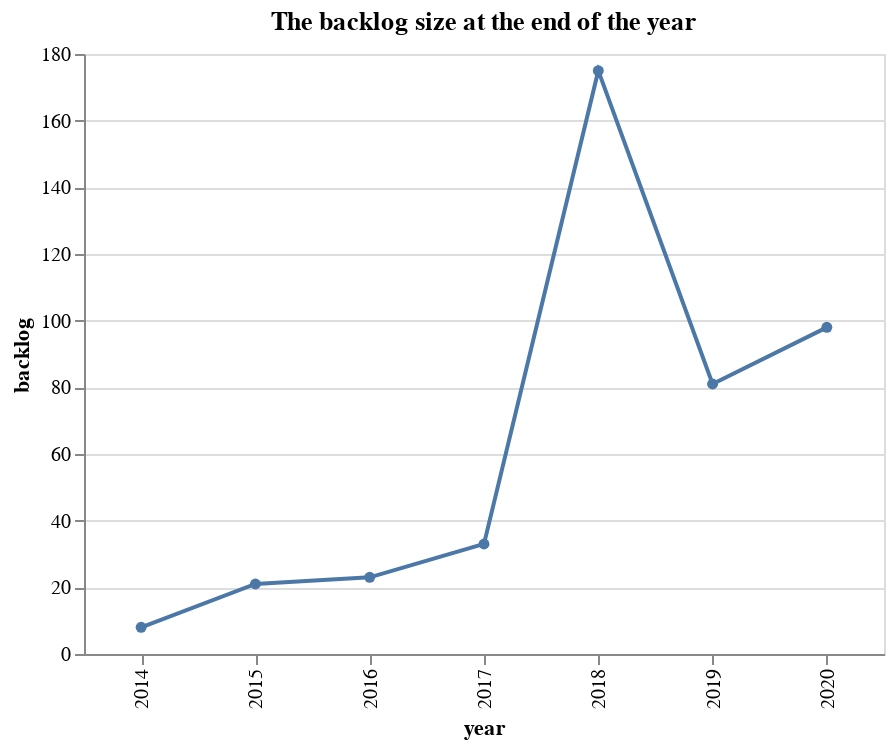

This figure's notebook cell:
### Code cell
alt.Chart(data=source, title=f'The backlog size at the end of the year'
    ).mark_line(point=True).encode(
        x='year:O',
        y='backlog'
    ).properties(
        width=400,
        height=300
    )

### Figure 1 — Vega-Lite specification as saved in the notebook (floating-point values rounded to 4 significant figures)
{"config": {"view": {"continuousWidth": 400, "continuousHeight": 300}}, "data": {"name": "data-081f69f4b7e7c9a296deb9e2fd8e6e62"}, "mark": {"type": "line", "point": true}, "encoding": {"x": {"type": "ordinal", "field": "year"}, "y": {"type": "quantitative", "field": "backlog"}}, "height": 300, "title": "The backlog size at the end of the year", "width": 400, "$schema": "https://vega.github.io/schema/vega-lite/v4.8.1.json", "datasets": {"data-081f69f4b7e7c9a296deb9e2fd8e6e62": [{"year": 2014, "backlog": 8}, {"year": 2015, "backlog": 21}, {"year": 2016, "backlog": 23}, {"year": 2017, "backlog": 33}, {"year": 2018, "backlog": 175}, {"year": 2019, "backlog": 81}, {"year": 2020, "backlog": 98}]}}
